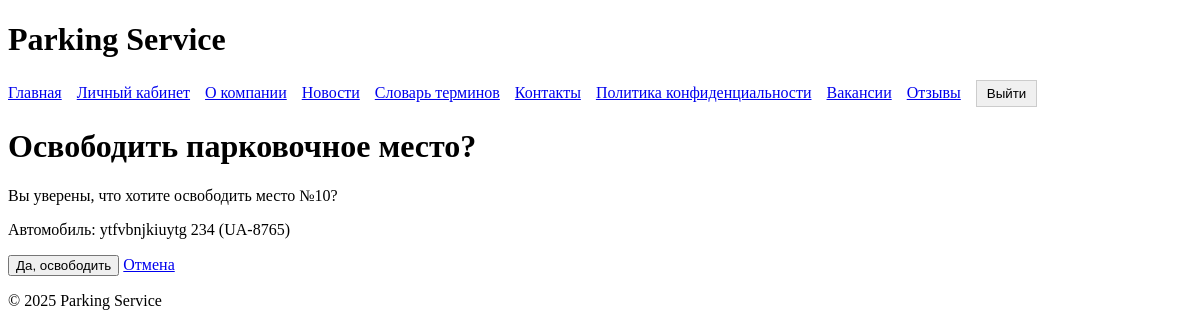
Page /parkingspots/1/free/ (signed in) on the committed database.
### parking/models.py (models this page shows, shortened)
class ParkingSpot(models.Model):
    number = models.PositiveIntegerField(unique=True, validators=[MaxValueValidator(999)])
    price = models.DecimalField(max_digits=10, decimal_places=2)
    is_occupied = models.BooleanField(default=False)
    car = models.ForeignKey(Car, on_delete=models.SET_NULL, null=True, blank=True)

class Car(models.Model):
    license_plate = models.CharField(max_length=20, unique=True)
    brand = models.CharField(max_length=50)
    model = models.CharField(max_length=50)
    clients = models.ManyToManyField(Client, related_name='cars')

### parking/views.py (the view, shortened to what this page needs)
# urls.py: path('parkingspots/<int:spot_id>/free/', free_parking_spot, name='free_parking_spot'),
@login_required
@user_passes_test(is_client)
def free_parking_spot(request, spot_id):
    if not is_client(request.user):
        logger.warning(f"User {request.user.username} failed client check in free_parking_spot")
        return redirect('home')
    spot = get_object_or_404(ParkingSpot, id=spot_id)
    client = Client.objects.get(user=request.user)
    return render(request, 'parking/free_spot_confirm.html', {
        'spot': spot,
        'car': spot.car,
        'is_admin': is_admin(request.user),
        'is_client': is_client(request.user),
        'is_employee': is_employee(request.user),
    })

### parking/views.py (called while the page is built)
def is_admin(user):
    logger.debug(f"Checking is_admin for user {user.username if user.is_authenticated else 'Anonymous'}, is_superuser: {user.is_superuser if user.is_authenticated else 'N/A'}")
    return user.is_authenticated and user.is_superuser

def is_employee(user):
    logger.debug(f"Checking is_employee for user {user.username if user.is_authenticated else 'Anonymous'}, in Employee group: {user.groups.filter(name='Employee').exists() if user.is_authenticated else 'N/A'}")
    return user.is_authenticated and user.groups.filter(name='Employee').exists()

def is_client(user):
    logger.debug(f"Checking is_client for user {user.username if user.is_authenticated else 'Anonymous'}, in Client group: {user.groups.filter(name='Client').exists() if user.is_authenticated else 'N/A'}")
    return user.is_authenticated and user.groups.filter(name='Client').exists()

### parking/templates/parking/free_spot_confirm.html (shortened to what this page needs)
{% extends 'parking/base.html' %}
{% block content %}
<h1>Освободить парковочное место?</h1>
<p>Вы уверены, что хотите освободить место №{{ spot.number }}?</p>
<p>Автомобиль: {{ car.brand }} {{ car.model }} ({{ car.license_plate }})</p>
<form method="post">
    <button type="submit">Да, освободить</button>
    <a href="{% url 'client_dashboard' %}">Отмена</a>
</form>
{% endblock %}

### rows in the picture
ParkingSpot: number "10"
Car: brand "ytfvbnjkiuytg", model "234", license_plate "UA-8765"
